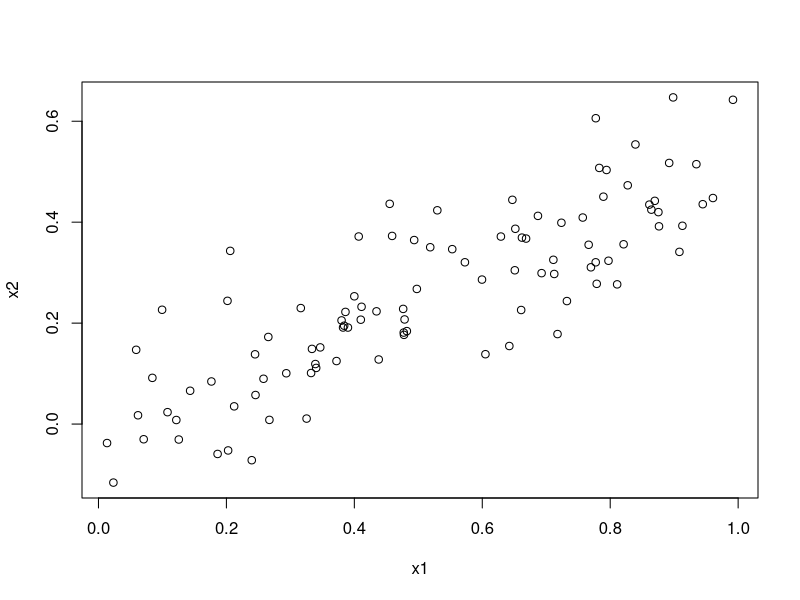
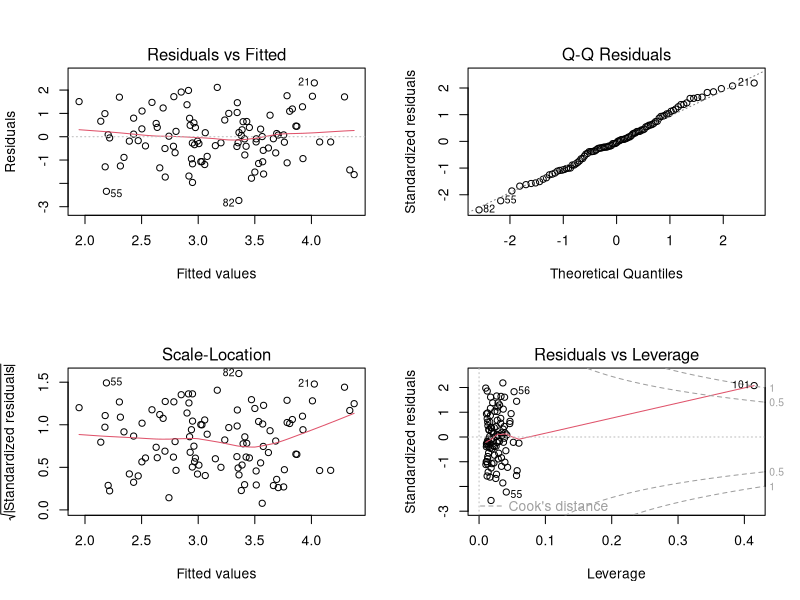
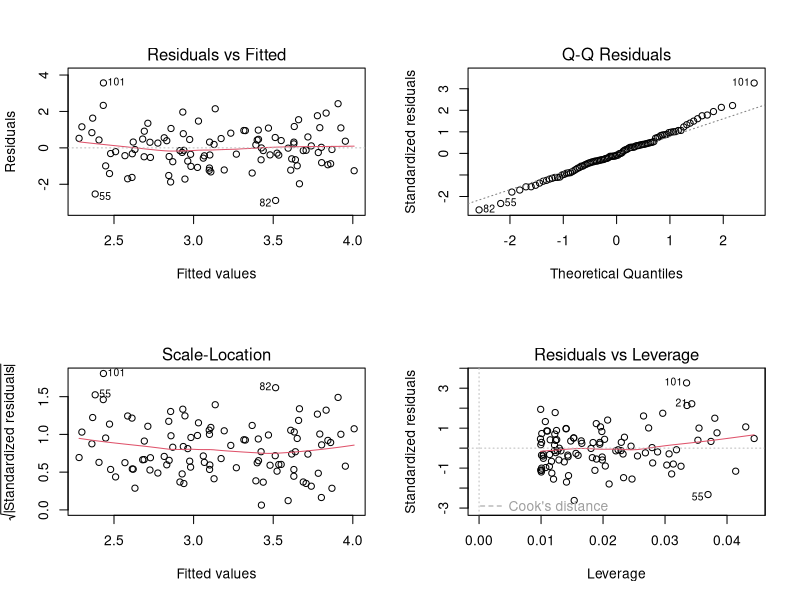
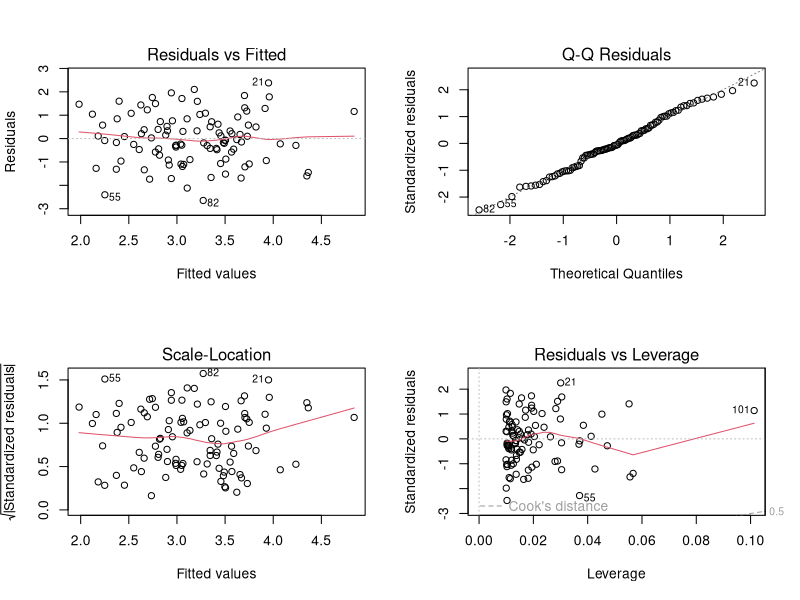
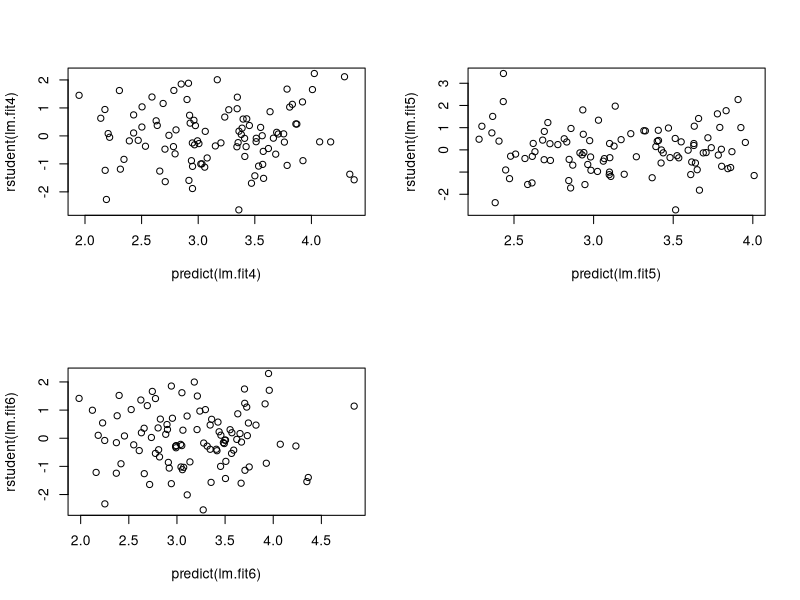

These charts were generated, in order, by the following R code:
## ---- chunk 1
set.seed(1)
x1 <- runif(100)
x2 <- 0.5 * x1 + rnorm(100)/10
y <- 2 + 2 * x1 + 0.3 * x2 + rnorm(100)
## ---- chunk 2
cor(x1, x2)
plot(x1, x2)
## ---- chunk 3
lm.fit <- lm(y ~ x1 + x2)
summary(lm.fit)
## ---- chunk 4
lm.fit2 <- lm(y ~ x1)
summary(lm.fit2)
## ---- chunk 5
lm.fit3 <- lm(y ~ x2)
summary(lm.fit3)
## ---- chunk 6
x1 <- c(x1, 0.1)
x2 <- c(x2, 0.8)
y <- c(y, 6)
## ---- chunk 7
lm.fit4 <- lm(y ~ x1 + x2)
lm.fit5 <- lm(y ~ x1)
lm.fit6 <- lm(y ~ x2)
summary(lm.fit4)
summary(lm.fit5)
summary(lm.fit6)
## ---- chunk 8
par(mfrow=c(2,2))
plot(lm.fit4)
plot(lm.fit5)
plot(lm.fit6)
## ---- chunk 9
plot(predict(lm.fit4), rstudent(lm.fit4))
plot(predict(lm.fit5), rstudent(lm.fit5))
plot(predict(lm.fit6), rstudent(lm.fit6))
